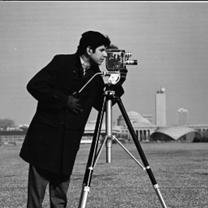
#> input picture PA1 Image Enhancement/[CODES] Jupyter notebooks/cameraman1.jpg, 208 x 208 px
$ jupyter execute '[Item 7] PA1 Image Enhancement.ipynb'
#> lines starting #> are read from the running program, lines starting #| are printed output that depends on the picture
# Programming Assignment 1 - OpenCV Exercises Image Enhancement

by Mark Jeremy G. Narag

This Programming Assignment has seven (7) parts which tackles 7 different tasks. This is PART 7.

All codes were executed using Jupyter Notebook in Macbook Air M1 MacOS Ventura 13.4.1

## PART 7: Translation and Rotation Properties of the 2D Fourier Transform
The translation property of the Fourier Transform is described by the following:

$$F[f(x − x_0, y − y_0)] = F(u, v)e^{−j2π(ux_0+vy_0)/M)} $$

$$f(x − x_0, y − y_0) = F^{−1}[F(u, v)e^{j2π(ux_0+vy_0)/M} ]$$

i.e., if the image is moved, the resulting spectrum undergoes a phase shift but the magnitude remains the same.

Rotation property is better illustrated using polar coordinates:
$$r = xcos(θ) c = ysin(θ)$$
$$u = ωcos(α) v = ωsin(α) $$
The Fourier Transform pair f(x,y) and F(u,v) are thus written as f(x,θ) and F(ω,α) respectively.
The follow property now becomes obvious:
$$f(x, θ + θ_0) = F^{−1}[F(ω, α + θ_0)]$$
$$F[f(x, θ + θ_0)] = F(ω, α + θ_0)$$
i.e. if an image is rotated by an angle θ0, then F(u, v) is rotated by the same angle and vice versa.

Verify the above properties on the cameraman images (cameraman1.jpg to cameraman4.jpg). You must display the magnitude and phase of the Fourier spectrum of each. Compare them with the original image (cameraman1.jpg).

[cell 1]
import cv2
import numpy as np
import matplotlib.pyplot as plt

def FFT(image):
    f_transform = np.fft.fft2(image) # applying FFT to the image. Note that it is fft2 since image is 2D.
    # we then shift the zero frequency component to the center of the spectrum:
    f_transform_shifted = np.fft.fftshift(f_transform)

    # Then we compute the magnitude spectrum:
    # np.abs() calculates the magnitude of complex numbers
    # we add +1 to avoid taking the logarithm of zero or very small values
    # we apply np.log() to make it more suitable for visualization
    magnitude_spectrum = np.log(np.abs(f_transform_shifted) + 1)

    #Last, we compute the phase spectrum
    phase_spectrum = np.angle(f_transform_shifted)
    return magnitude_spectrum, phase_spectrum


plt.figure(figsize = (10,15))
image = cv2.imread('cameraman1.jpg', cv2.IMREAD_GRAYSCALE)
#> image is the input picture: shape (208, 208); min 0, max 255, mean 119.3
plt.subplot(431)
plt.imshow(image, cmap='gray')
plt.title('image'), plt.xticks([]), plt.yticks([])

plt.subplot(432)
plt.imshow(FFT(image)[0], cmap='gray')
#> in FFT, `magnitude_spectrum = np.log(np.abs(f_transform_shifted) + 1)`:
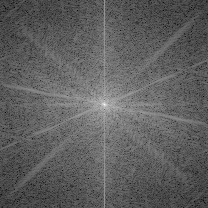
#> magnitude_spectrum: shape (208, 208) float64; min 2.76, max 15.46, mean 7.51; drawn with min black and max white
#> in FFT, `phase_spectrum = np.angle(f_transform_shifted)`:
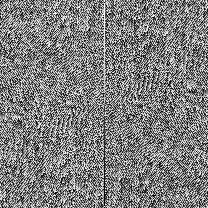
#> phase_spectrum: shape (208, 208) float64; min -3.14, max 3.14, mean -3.28e-18; drawn with min black and max white
plt.title('magnitude spectrum'), plt.xticks([]), plt.yticks([])

plt.subplot(433)
plt.imshow(FFT(image)[1], cmap='gray')
plt.title('phase spectrum'), plt.xticks([]), plt.yticks([])

image = cv2.imread('cameraman2.jpg', cv2.IMREAD_GRAYSCALE)
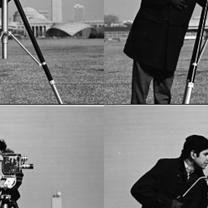
#> input picture PA1 Image Enhancement/[CODES] Jupyter notebooks/cameraman2.jpg, 208 x 208 px
#> image is the input picture: shape (208, 208); min 0, max 255, mean 119.3
plt.subplot(434)
plt.imshow(image, cmap='gray')
plt.title('image'), plt.xticks([]), plt.yticks([])

plt.subplot(435)
plt.imshow(FFT(image)[0], cmap='gray')
#> in FFT (call 3), `phase_spectrum = np.angle(f_transform_shifted)`:
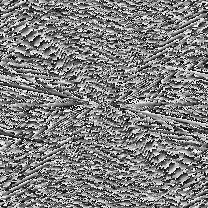
#> phase_spectrum: shape (208, 208) float64; min -3.14, max 3.14, mean 7.26e-05; drawn with min black and max white
plt.title('magnitude spectrum'), plt.xticks([]), plt.yticks([])

plt.subplot(436)
plt.imshow(FFT(image)[1], cmap='gray')
plt.title('phase spectrum'), plt.xticks([]), plt.yticks([])

image = cv2.imread('cameraman3.jpg', cv2.IMREAD_GRAYSCALE)
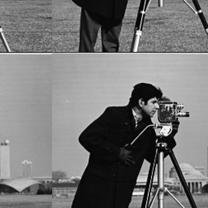
#> input picture PA1 Image Enhancement/[CODES] Jupyter notebooks/cameraman3.jpg, 208 x 208 px
#> image is the input picture: shape (208, 208); min 0, max 255, mean 119.3
plt.subplot(437)
plt.imshow(image, cmap='gray')
plt.title('image'), plt.xticks([]), plt.yticks([])

plt.subplot(438)
plt.imshow(FFT(image)[0], cmap='gray')
#> in FFT (call 5), `magnitude_spectrum = np.log(np.abs(f_transform_shifted) + 1)`:
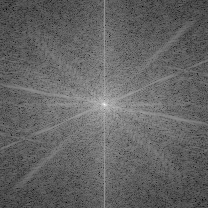
#> magnitude_spectrum: shape (208, 208) float64; min 2.32, max 15.46, mean 7.5; drawn with min black and max white
#> in FFT (call 5), `phase_spectrum = np.angle(f_transform_shifted)`:
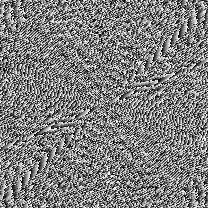
#> phase_spectrum: shape (208, 208) float64; min -3.14, max 3.14, mean 0.000145; drawn with min black and max white
plt.title('magnitude spectrum'), plt.xticks([]), plt.yticks([])

plt.subplot(439)
plt.imshow(FFT(image)[1], cmap='gray')
plt.title('phase spectrum'), plt.xticks([]), plt.yticks([])

image = cv2.imread('cameraman4.jpg', cv2.IMREAD_GRAYSCALE)
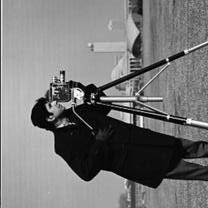
#> input picture PA1 Image Enhancement/[CODES] Jupyter notebooks/cameraman4.jpg, 208 x 208 px
#> image is the input picture: shape (208, 208); min 0, max 255, mean 119.3
plt.subplot(4,3,10)
plt.imshow(image, cmap='gray')
plt.title('image'), plt.xticks([]), plt.yticks([])

plt.subplot(4,3,11)
plt.imshow(FFT(image)[0], cmap='gray')
#> in FFT (call 7), `magnitude_spectrum = np.log(np.abs(f_transform_shifted) + 1)`:
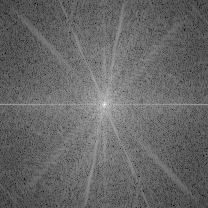
#> magnitude_spectrum: shape (208, 208) float64; min 2.05, max 15.46, mean 7.49; drawn with min black and max white
#> in FFT (call 7), `phase_spectrum = np.angle(f_transform_shifted)`:
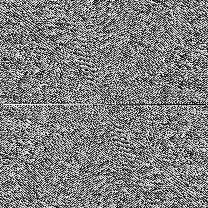
#> phase_spectrum: shape (208, 208) float64; min -3.14, max 3.14, mean -0.000145; drawn with min black and max white
plt.title('magnitude spectrum'), plt.xticks([]), plt.yticks([])

plt.subplot(4,3,12)
plt.imshow(FFT(image)[1], cmap='gray')
plt.title('phase spectrum'), plt.xticks([]), plt.yticks([])

#plt.savefig('part7.png')
plt.show()
